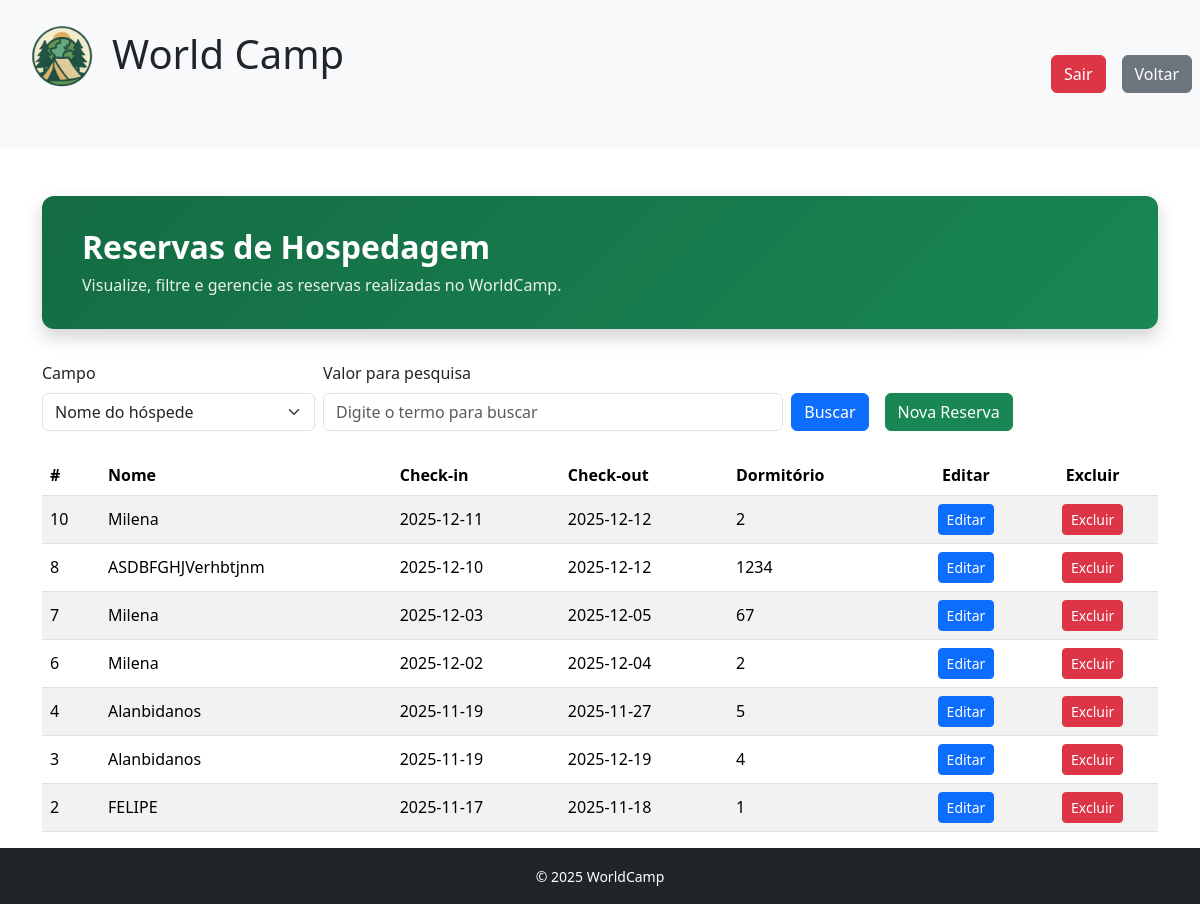
Page /telas/reservas/ReservasList.php (signed in) on the committed database.
### tables this page shows
CREATE TABLE IF NOT EXISTS `agendardormitorio` (
  `Id` int NOT NULL AUTO_INCREMENT,
  `nome-usuario` varchar(50) NOT NULL DEFAULT '',
  `check-in` date NOT NULL,
  `check-out` date NOT NULL,
  `dormitorio` int NOT NULL,
  PRIMARY KEY (`Id`)
);

### database/db.class.php (called while the page is built, shortened)
<?php
class db
{
    private $host = "localhost";
    private $user = "root";
    private $password = "";
    private $port = "3306";
    private $dbname = "WorldCamp";
    public function conn()
    {
        try {
            $conn = new PDO(
                "mysql:host=$this->host;dbname=$this->dbname;port=$this->port",
                $this->user,
                $this->password,
                [
                    PDO::ATTR_ERRMODE => PDO::ERRMODE_EXCEPTION,
                    PDO::MYSQL_ATTR_INIT_COMMAND => "SET NAMES utf8"
                ]
            );
            return $conn;
        } catch (PDOException $e) {
            echo "Erro: " . $e->getMessage();
            exit;
        }
    }
    public function allReserva()
    {
        $conn = $this->conn();
        $sql = "SELECT * FROM agendardormitorio ORDER BY Id DESC";
        $st = $conn->prepare($sql);
        $st->execute();
        return $st->fetchAll(PDO::FETCH_CLASS);
    }
public function getReservasFiltradas($post)
{
    return $this->allReservas();
}
    public function allReservas()
    {
        return $this->allReserva();
    }
}
?>

### telas/reservas/ReservasList.php (the view, shortened to what this page needs)
<?php
include '../../header.php';
include '../../database/db.class.php';
$db = new db();
$db->checkLogin();
$db->processarExclusaoReserva();
$reservas = $db->getReservasFiltradas($_POST);
?>
<div class="container my-4">
    <div class="hero-reservas-list">
        <h2>Reservas de Hospedagem</h2>
        <p>Visualize, filtre e gerencie as reservas realizadas no WorldCamp.</p>
    </div>
    <form action="./ReservasList.php" method="post" class="mb-4">
        <div class="row g-2 align-items-end">
            <div class="col-md-3">
                <label class="form-label">Campo</label>
                <select name="tipo" class="form-select">
                    <option value="nome-usuario">Nome do hóspede</option>
                </select>
            </div>
            <div class="col-md-5">
                <label class="form-label">Valor para pesquisa</label>
                <input type="text" name="valor" placeholder="Digite o termo para buscar" class="form-control">
            </div>
            <div class="col-md-4 d-flex gap-2">
                <div class="me-2">
                    <button type="submit" class="btn btn-primary w-100 mt-4">
                        Buscar
                    </button>
                </div>
                <div>
                    <a href="./ReservasForm.php" class="btn btn-success w-100 mt-4">
                        Nova Reserva
                    </a>
                </div>
            </div>
        </div>
    </form>
    <div class="table-responsive">
        <table class="mb-5 table table-striped table-hover table-reservas align-middle">
            <thead>
                <tr>
                    <th>#</th>
                    <th>Nome</th>
                    <th>Check-in</th>
                    <th>Check-out</th>
                    <th>Dormitório</th>
                    <th class="text-center">Editar</th>
                    <th class="text-center">Excluir</th>
                </tr>
            </thead>
            <tbody>
                <?php if (!empty($reservas)): ?>
                    <?php foreach ($reservas as $item): ?>
                        <tr>
                            <td><?= $item->Id ?></td>
                            <td><?= $item->{'nome-usuario'} ?></td>
                            <td><?= $item->{'check-in'} ?></td>
                            <td><?= $item->{'check-out'} ?></td>
                            <td><?= $item->dormitorio ?></td>
                            <td class="text-center">
                                <a href="./ReservasForm.php?Id=<?= $item->Id ?>" class="btn btn-primary btn-sm">
                                    Editar
                                </a>
                            </td>
                            <td class="text-center">
                                <a href="./ReservasList.php?Id=<?= $item->Id ?>"
                                    onclick="return confirm('Deseja excluir esta reserva?')"
                                    class="btn btn-danger btn-sm">
                                    Excluir
                                </a>
                            </td>
                        </tr>
                    <?php endforeach; ?>
                <?php endif; ?>
            </tbody>
        </table>
    </div>
</div>
<?php
include '../../footer.php';
?>

### telas/reservas/ReservasList.php (style rules this page uses)
.hero-reservas-list { background: linear-gradient(135deg, #146c43, #198754); color: #fff; padding: 2rem 2.5rem; border-radius: 12px; margin-bottom: 2rem; box-shadow: 0 8px 18px rgba(0, 0, 0, 0.18); }
.hero-reservas-list h2 { margin: 0; font-weight: 700; }
.hero-reservas-list p { margin: 0.4rem 0 0; opacity: 0.9; }
.table-reservas thead { background-color: #f8faf9; }

### rows in the picture
agendardormitorio: Id "10", item "Milena", item "2025-12-11", item "2025-12-12", dormitorio "2"
agendardormitorio: Id "8", item "ASDBFGHJVerhbtjnm", item "2025-12-10", item "2025-12-12", dormitorio "1234"
agendardormitorio: Id "7", item "Milena", item "2025-12-03", item "2025-12-05", dormitorio "67"
agendardormitorio: Id "6", item "Milena", item "2025-12-02", item "2025-12-04", dormitorio "2"
agendardormitorio: Id "4", item "Alanbidanos", item "2025-11-19", item "2025-11-27", dormitorio "5"
agendardormitorio: Id "3", item "Alanbidanos", item "2025-11-19", item "2025-12-19", dormitorio "4"
agendardormitorio: Id "2", item "FELIPE", item "2025-11-17", item "2025-11-18", dormitorio "1"
